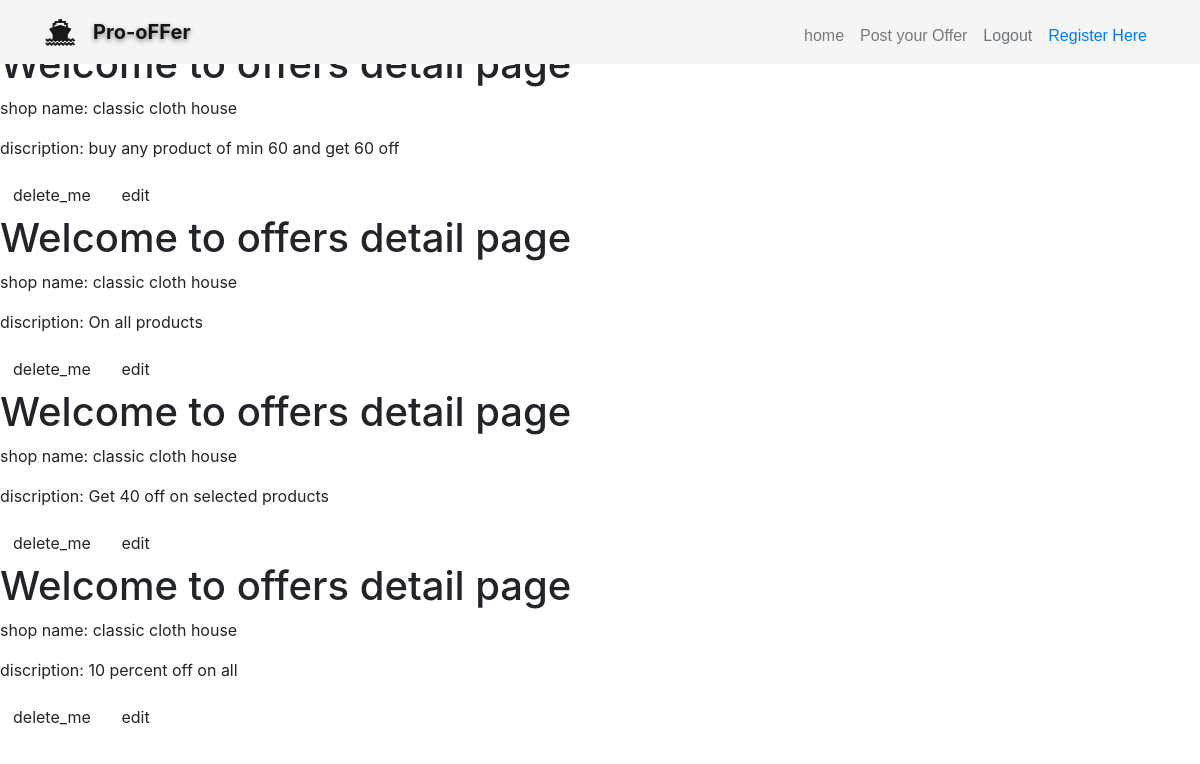
/viewoffer/ (signed in), run on the app's committed database.
### interface/models.py (models this page shows, shortened)
class Offer_discription(models.Model):
	user = models.ForeignKey(settings.AUTH_USER_MODEL,default=1,on_delete=models.CASCADE)
	shop_name = models.CharField(max_length=100)
	text = models.TextField()
	offer_tag = models.CharField(max_length =100 , default="initial")
	index_photo = models.ImageField(upload_to='images/', default="/media/off2.jpg")
	categories = models.ForeignKey(Categories,related_name='offers',on_delete=models.CASCADE)
	address = models.TextField(max_length=100)
	ready_post = models.BooleanField(default=True)
	likes = models.ManyToManyField(User, blank=True, related_name='post_likes', default=0)
	slug = models.SlugField(unique=True, blank=True)
	comments = models.IntegerField(default=0)

### interface/views.py (the view)
# urls.py: path('viewoffer/',views.viewoffer, name="viewoffer"),
def viewoffer(request):
    user = request.user
    template ='viewoffer.html'
    user_posts = models.Offer_discription.objects.filter(user=request.user)
    return render(request, template, {'user_posts':user_posts,'user':user})

### interface/templatetags/custom_tag.py (called while the page is built)
@register.simple_tag
def get_all_categories():
    return Categories.objects.all()

### templates/viewoffer.html
<!DOCTYPE html>
{% extends "base.html" %}
{% load staticfiles %}
{% block body_block %}
{% for offer in user_posts %}
<h1>Welcome to offers detail page </h1>
<p> shop name: {{offer.shop_name}}</p>
<p> discription: {{offer.text}}</p>
{% if user.is_authenticated %}
				<a href="{% url 'delete' pk=offer.pk %}" title="delete" class="btn btn-simple">
					delete_me
				</a>
				<a href="{% url 'edit' pk=offer.pk %}" title="edit" class="btn btn-simple">
					edit
				</a>
			{% endif %}
{% endfor %}
{% endblock %}

### templates/base.html (shortened to what this page needs)
<!DOCTYPE html>
{% load staticfiles %}
<html lang="en">
<head><meta charset="utf-8">
  <link rel="stylesheet" href="https://stackpath.bootstrapcdn.com/bootstrap/4.3.1/css/bootstrap.min.css">
	<link rel="stylesheet" href="https://stackpath.bootstrapcdn.com/bootstrap/4.1.3/css/bootstrap.min.css">
    <link rel="stylesheet" href="https://unpkg.com/@bootstrapstudio/bootstrap-better-nav/dist/bootstrap-better-nav.min.css">
	<link href="https://stackpath.bootstrapcdn.com/font-awesome/4.7.0/css/font-awesome.min.css" rel="stylesheet">
</head>
<body class="main" style="sans-serif;" >
        <nav class="navbar navbar-expand-md navbar-light fixed-top sticky" style= "width: 100vw; background:#F5F5F5;" >
    <div class="container"> <a class="navbar-brand" href="{%url 'index' %}">
        <i class="fa d-inline fa-lg fa-ship" style=""></i>
        <b class="px-2 mx-1" style="text-shadow:0 2px 5px grey;"> Pro-oFFer</b>
      </a>
      <div class="navbar-collapse collapse" id="navbar10" style="">
        <ul class="navbar-nav ml-auto pt-2" style="font-family: sans-serif;">
          <li class="nav-item " style=""> <a class="nav-link" href="{%url 'index' %}">home</a> </li>
          <li class="nav-item " style=""> <a class="nav-link" href="{%url 'upload_offer' %}">Post your Offer</a> </li>
        <ul class="navbar-nav" style="">
              {% if user.is_authenticated %}
        <li class="nav-item"><a class="nav-link text-secondary" href="{% url 'logout' %}">Logout</a></li>
      {% else %}
        <li class="nav-item"> <a class="nav-link text-secondary" href="{% url 'interface:user_login' %}">Login</a></li>
      {% endif %}
        <li class="nav-item"> <a class="nav-link text-primary" href="{%url 'interface:register'%}">Register Here</a> </li>
      </ul>
      </div>
    </div>
  </nav>
<div style=" padding-top:40px; ">
    {% block body_block %}
    {% endblock %}
</div>
  </body>
</html>

### data on the page
Offer_discription: shop_name "classic cloth house", text "buy any product of min 60 and get 60 off"
Offer_discription: shop_name "classic cloth house", text "On all products"
Offer_discription: shop_name "classic cloth house", text "Get 40 off on selected products"
Offer_discription: shop_name "classic cloth house", text "10 percent off on all"
